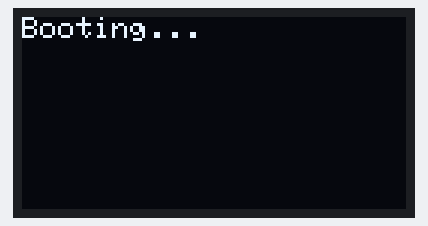
This sketch was run on a simulated ESP32. Parts: 128×64 one-colour display. WiFi joins after 1.5 s; servers stay silent unless stated; uploads are accepted with an empty reply; random numbers use the default seed unless the sketch sets one; what the sketch prints to the serial monitor is not drawn.

Above: at 1.1 s.
At 2.6 s:
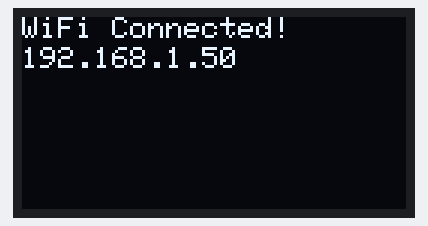
At 4.7 s:
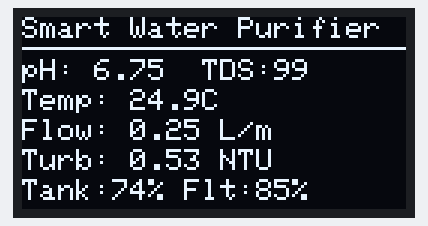
At 9.9 s:
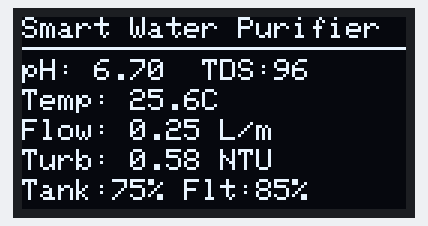
At 20.4 s:
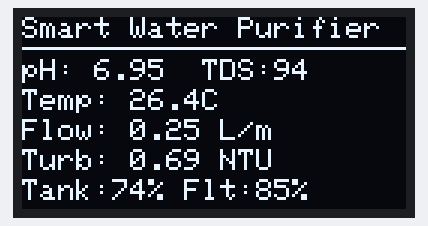
At 36.1 s:
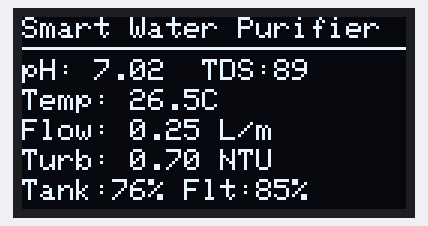

The sketch:

ESP32_REALISTIC_VALUES.ino
```cpp
#include <Wire.h>
#include <Adafruit_GFX.h>
#include <Adafruit_SSD1306.h>
#include <WiFi.h>
#include <HTTPClient.h>
#include <ArduinoJson.h>

// ------------------- WiFi CONFIG -------------------
const char* ssid = "Redmi";
const char* password = "zaambaba";

// ------------------- Supabase CONFIG -------------------
const char* supabaseUrl = "https://ayrejsbltaqqiojsybxd.supabase.co/rest/v1/sensor_readings";
const char* supabaseKey = "eyJhbGciOiJIUzI1NiIsInR5cCI6IkpXVCJ9.eyJpc3MiOiJzdXBhYmFzZSIsInJlZiI6ImF5cmVqc2JsdGFxcWlvanN5YnhkIiwicm9sZSI6ImFub24iLCJpYXQiOjE3NjIyNzAyMzUsImV4cCI6MjA3Nzg0NjIzNX0.EUzbesJ3w8G41Q_3gZn3FjtUGCp-mDB86H0gzbhh2yc";
const char* deviceId = "device_001";

// ------------------- OLED DISPLAY -------------------
#define SCREEN_WIDTH 128
#define SCREEN_HEIGHT 64
Adafruit_SSD1306 display(SCREEN_WIDTH, SCREEN_HEIGHT, &Wire, -1);

// ------------------- SIMULATION VARIABLES -------------------
float currentTDS = 100.0;
float currentPH = 6.8;
float currentTemp = 25.0;
float currentTankLevel = 75.0;
float currentFilterLife = 85.0;
float currentTurbidity = 0.5;
const float flowRate = 0.25;  // Fixed at 0.25 L/min

unsigned long lastTankUpdate = 0;
unsigned long lastFilterUpdate = 0;
const unsigned long tankUpdateInterval = 300000;  // 5 minutes in milliseconds
const unsigned long filterUpdateInterval = 60000;  // 1 minute

// ------------------- REALISTIC VALUE GENERATOR -------------------
float addRealisticVariation(float baseValue, float minVal, float maxVal, float variationPercent) {
  // Add small random variation
  float variation = baseValue * (variationPercent / 100.0);
  float randomChange = random(-100, 101) / 100.0 * variation;
  float newValue = baseValue + randomChange;

  // Constrain to min/max
  if (newValue < minVal) newValue = minVal;
  if (newValue > maxVal) newValue = maxVal;

  return newValue;
}

// ------------------- WIFI SETUP -------------------
void connectWiFi() {
  WiFi.begin(ssid, password);
  Serial.print("Connecting to WiFi");
  while (WiFi.status() != WL_CONNECTED) {
    delay(500);
    Serial.print(".");
  }
  Serial.println("\nWiFi Connected!");
  Serial.print("IP Address: ");
  Serial.println(WiFi.localIP());
}

// ------------------- SUPABASE POST FUNCTION -------------------
void sendToSupabase(float phValue, float tdsValue, float temperature, float flowRate, float tankLevel, float filterLife) {
  if (WiFi.status() == WL_CONNECTED) {
    HTTPClient http;
    http.begin(supabaseUrl);
    http.addHeader("Content-Type", "application/json");
    http.addHeader("apikey", supabaseKey);
    http.addHeader("Authorization", String("Bearer ") + supabaseKey);
    http.addHeader("Prefer", "return=minimal");

    StaticJsonDocument<512> doc;
    doc["device_id"] = deviceId;
    doc["ph"] = phValue;
    doc["tds"] = tdsValue;
    doc["temperature"] = temperature;
    doc["flow_rate"] = flowRate;
    doc["tank_level"] = tankLevel;
    doc["filter_life"] = filterLife;

    String payload;
    serializeJson(doc, payload);

    Serial.println("Sending to Supabase:");
    Serial.println(payload);

    int httpResponseCode = http.POST(payload);
    if (httpResponseCode > 0) {
      Serial.printf("✓ Data sent successfully, code: %d\n", httpResponseCode);
    } else {
      Serial.printf("✗ Error: %s\n", http.errorToString(httpResponseCode).c_str());
    }
    http.end();
  } else {
    Serial.println("✗ WiFi not connected!");
  }
}

// ----------------------------------------------
//                 SETUP
// ----------------------------------------------
void setup() {
  Serial.begin(115200);
  delay(1000);
  Serial.println("\n=== Smart Water Purifier Monitor ===");

  // Initialize random seed
  randomSeed(analogRead(0));

  // Initialize I2C for OLED
  Wire.begin(21, 22);
  if (!display.begin(SSD1306_SWITCHCAPVCC, 0x3C)) {
    Serial.println("✗ OLED not found!");
  } else {
    Serial.println("✓ OLED initialized");
  }

  display.clearDisplay();
  display.setTextColor(WHITE);
  display.setTextSize(1);
  display.setCursor(0, 0);
  display.println("Booting...");
  display.display();

  // Connect to WiFi
  connectWiFi();

  display.clearDisplay();
  display.setCursor(0, 0);
  display.println("WiFi Connected!");
  display.setCursor(0, 10);
  display.println(WiFi.localIP());
  display.display();
  delay(2000);

  Serial.println("=== System Ready ===\n");
}

// ----------------------------------------------
//                 LOOP
// ----------------------------------------------
void loop() {
  unsigned long currentMillis = millis();

  // -------- TDS: 50-150 ppm with realistic variation --------
  currentTDS = addRealisticVariation(currentTDS, 50.0, 150.0, 5.0);

  // -------- pH: 6.0-7.6 with small variation --------
  currentPH = addRealisticVariation(currentPH, 6.0, 7.6, 2.0);

  // -------- Temperature: 20-30°C with small variation --------
  currentTemp = addRealisticVariation(currentTemp, 20.0, 30.0, 3.0);

  // -------- Turbidity: Less than 1 NTU --------
  currentTurbidity = addRealisticVariation(currentTurbidity, 0.1, 0.9, 10.0);

  // -------- Tank Level: Changes every 5 minutes --------
  if (currentMillis - lastTankUpdate >= tankUpdateInterval) {
    // Slowly decrease tank level (simulating water usage)
    currentTankLevel -= random(5, 15);  // Drop 5-15% every 5 minutes
    if (currentTankLevel < 20.0) {
      currentTankLevel = random(70, 95);  // Refill tank
    }
    lastTankUpdate = currentMillis;
  }
  // Small variations between updates
  float tankDisplay = currentTankLevel + (random(-20, 21) / 10.0);
  if (tankDisplay < 0) tankDisplay = 0;
  if (tankDisplay > 100) tankDisplay = 100;

  // -------- Filter Life: Decreases slowly --------
  if (currentMillis - lastFilterUpdate >= filterUpdateInterval) {
    currentFilterLife -= 0.1;  // Decrease 0.1% per minute
    if (currentFilterLife < 0) currentFilterLife = 0;
    lastFilterUpdate = currentMillis;
  }

  // ---------------- SERIAL OUTPUT ----------------
  Serial.println("--- Sensor Readings ---");
  Serial.printf("pH: %.2f\n", currentPH);
  Serial.printf("TDS: %.1f ppm\n", currentTDS);
  Serial.printf("Temperature: %.1f °C\n", currentTemp);
  Serial.printf("Flow Rate: %.2f L/min\n", flowRate);
  Serial.printf("Tank Level: %.1f %%\n", tankDisplay);
  Serial.printf("Filter Life: %.1f %%\n", currentFilterLife);
  Serial.printf("Turbidity: %.2f NTU\n", currentTurbidity);
  Serial.println();

  // ---------------- OLED DISPLAY ----------------
  display.clearDisplay();
  display.setTextSize(1);
  display.setCursor(0, 0);
  display.println("Smart Water Purifier");
  display.drawLine(0, 10, 128, 10, WHITE);

  display.setCursor(0, 14);
  display.printf("pH: %.2f  TDS:%.0f", currentPH, currentTDS);

  display.setCursor(0, 24);
  display.printf("Temp: %.1fC", currentTemp);

  display.setCursor(0, 34);
  display.printf("Flow: %.2f L/m", flowRate);

  display.setCursor(0, 44);
  display.printf("Turb: %.2f NTU", currentTurbidity);

  display.setCursor(0, 54);
  display.printf("Tank:%.0f%% Flt:%.0f%%", tankDisplay, currentFilterLife);
  display.display();

  // ---------------- SEND TO SUPABASE ----------------
  sendToSupabase(currentPH, currentTDS, currentTemp, flowRate, tankDisplay, currentFilterLife);

  delay(5000);  // Send data every 5 seconds
}
```

Measured:
- what the display in image 0 shows lasts 1.5 s, from 1.1 s to 2.6 s
- what the display in image 1 shows lasts 2.0 s, from 2.6 s to 4.6 s
- what the display in image 2 shows lasts 5.3 s, from 4.6 s to 9.9 s
